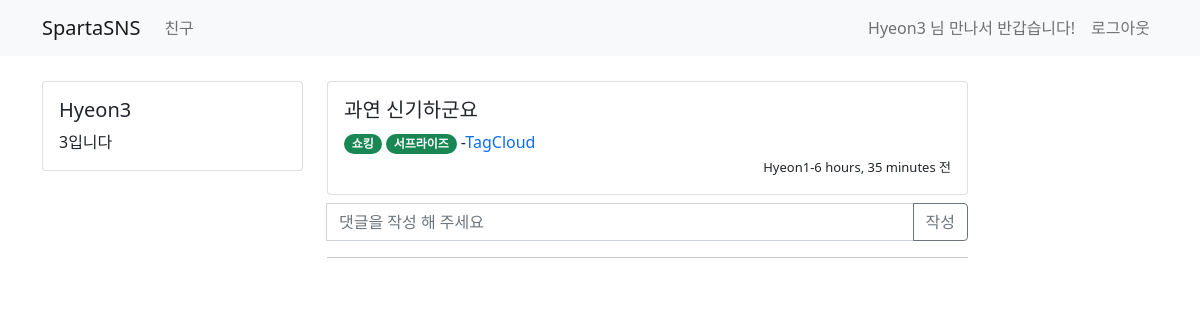
Page /tweet/1 (signed in) on the committed database.
### user/models.py (models this page shows)
class UserModel(AbstractUser): # 장고에서 제공하는 기본적인 유저 모델(AbstarctUser)을 사용하겠다 = 상속
    class Meta:
        db_table = "my_user"  # db 테이블 이름 지정, db에 데이터 넣어 주는 역할
    bio = models.CharField(max_length=256, default='')
    follow = models.ManyToManyField(settings.AUTH_USER_MODEL, related_name='followee')

### tweet/models.py (models this page shows)
class TweetModel(models.Model):
    class Meta:
        db_table = "tweet"
    author = models.ForeignKey(UserModel, on_delete=models.CASCADE)  # ForeignKey: 다른 db에서 내용(모델)을 가져오겠다 라는 뜻
    content = models.CharField(max_length=256)
    tags = TaggableManager(blank=True) # blank=True: 이게 비어있어도 상관없다 라는 뜻
    created_at = models.DateTimeField(auto_now_add=True)
    updated_at = models.DateTimeField(auto_now=True)

### tweet/views.py (the view)
# urls.py: path('tweet/<int:id>', views.detail_tweet, name='detail-tweet'),
@login_required
def detail_tweet(request, id):
    my_tweet = TweetModel.objects.get(id=id)
    tweet_comment = TweetComment.objects.filter(tweet_id=id).order_by('-created_at')  # 댓글 가져오기
    return render(request, 'tweet/tweet_detail.html', {'tweet': my_tweet, 'comment': tweet_comment})

### templates/tweet/tweet_detail.html (shortened to what this page needs)
{% extends 'base.html' %}
{% block content %}
    <div class="container timeline-container">
        <div class="row">
            <div class="col-md-3">
                <div class="card">
                    <div class="card-body">
                        <h5 class="card-title">{{ user.username }}</h5>
                        <p class="card-text"> {{ user.bio }}</p>
                    </div>
                </div>
            </div>
            <div class="col-md-7">
                <div class="row">
                    <div class="col-md-12 mb-2">
                        <div class="card">
                            <div class="card-body">
                                <div class="media">
                                    <div class="media-bod">
                                        <h5 class="mt-0">{{ tweet.content }}</h5>
                                        {% if tweet.tags.all %}
                                            {% for tag in tweet.tags.all %}
                                                <a style="text-decoration: none"
                                                   href="{% url 'tagged_object_list' tag.name %}">
                                                    <span class="badge rounded-pill bg-success">
                                                        {{ tag.name }}
                                                    </span>
                                                </a>
                                            {% endfor %}
                                            -<a style="text-decoration: none"
                                                href="{% url 'tag_cloud' %}">TagCloud</a>
                                        {% endif %}
                                    </div>
                                    <div style="text-align: right">
                                        <span style="font-size: small">{{ tweet.author.username }}-{{ tweet.created_at|timesince }} 전</span>
                                    </div>
                                </div>
                            </div>
                        </div>
                    </div>
                </div>
                <form class="input-group mb-3" action="/tweet/comment/{{ tweet.id }}" method="post">
                    <input type="text" class="form-control" id='comment' name='comment' placeholder="댓글을 작성 해 주세요"/>
                    <button class="btn btn-outline-secondary" type="submit">작성</button>
                </form>
                <hr>
            </div>
        </div>
    </div>
{% endblock %}

### templates/base.html (shortened to what this page needs)
<!DOCTYPE html>
<html lang="en">
<head>
    <link href="https://cdn.jsdelivr.net/npm/bootstrap@5.0.0-beta3/dist/css/bootstrap.min.css" rel="stylesheet"
>
</head>
<body>
<nav class="navbar navbar-expand-lg navbar-light bg-light">
    <div class="container">
        <a class="navbar-brand" href="/">SpartaSNS</a>
        {% if user.is_authenticated %}
            <div class="collapse navbar-collapse" id="navbarSupportedContent">
                <ul class="navbar-nav mr-auto">
                    <li class="nav-item active">
                        <a class="nav-link" href="/user"> 친구 </a>
                    </li>
                </ul>
            </div>
        {% endif %}
        <form class="form-inline my-2 my-lg-0">
            {% if not user.is_authenticated %}
                <ul class="navbar-nav mr-auto">
                    <li class="nav-item active">
                        <a class="nav-link" href="/sign-in"> Sign In <span class="sr-only"></span></a>
                    </li>
                    <li class="nav-item active">
                        <a class="nav-link" href="/sign-up"> Sign Up <span class="sr-only"></span></a>
                    </li>
                </ul>
            {% else %}
                <ul class="navbar-nav mr-auto">
                    <li class="nav-item disabled">
                    <span class="nav-link">
                        {{ user.username }} 님 만나서 반갑습니다!
                    </span>
                    </li>
                    <li class="nav-item active">
                        <a class="nav-link" href="/logout"> 로그아웃 </a>
                    </li>
                </ul>
            {% endif %}
        </form>
    </div>
</nav>
{% block content %}
{% endblock %}
</body>
</html>

### templates/base.html (style rules this page uses)
.timeline-container { margin-top: 25px }

### rows in the picture
UserModel: username "Hyeon3", bio "3입니다"
TweetModel: content "과연 신기하군요", author.username "Hyeon1", created_at "6 hours, 35 minutes"
Tag: name "쇼킹"
Tag: name "서프라이즈"
